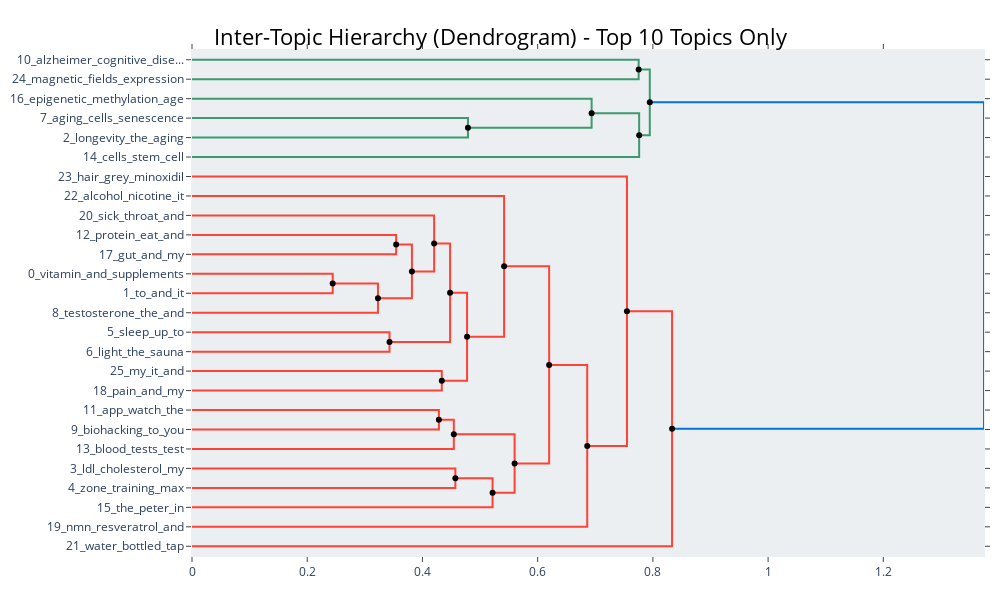

This figure's notebook cell:
### Markdown cell above
# 🌳 STEP 6: Hierarchical Topic Visualization (Top 10 Topics)

This step generates a **dendrogram** (a tree-like diagram) to visually represent the structural relationships between the most popular topics, allowing for the identification of broader, umbrella themes.

* **Goal:** To understand how closely related the topics are by visualizing the clusters in the UMAP space. Closely related topics are merged into larger nodes, forming a hierarchy.
* **Topic Selection:** The visualization is explicitly **filtered** to include only the **Top 10 largest topics** (based on document count), ensuring the dendrogram is clear and focuses on the most voluminous discussions.
* **Process:**
    1.  The `hierarchical_topics` are computed using **topic embeddings** to calculate inter-topic distances.
    2.  The `visualize_hierarchy` function then plots these relationships.
* **Interpretation:** Clusters that branch off together represent sub-topics belonging to a common, overarching theme (e.g., *ldl\_cholesterol* and *statins\_risk* might merge under the theme of **Cardiovascular Health**).

### Code cell
# ====================================================================
# === STEP 6: HIERARCHICAL TOPIC VISUALIZATION (Top 10 Topics) ===
# ====================================================================

import plotly.figure_factory as ff
import pandas as pd
import numpy as np
import plotly.offline as py

print("🌳 Generating Hierarchical Topic Structure for only the TOP 10 Topics...")
# --- 1. Identify Top 10 Topics ---
# Get topic info, exclude outlier (-1), and sort by Count
df_topic_sizes = topic_model.get_topic_info().query("Topic != -1").sort_values("Count", ascending=False)
top_10_topic_ids = df_topic_sizes["Topic"].head(80).tolist()
top_10_topic_names = df_topic_sizes[["Topic", "Name"]].head(10).to_markdown(index=False)

print(f"Using the following Top 10 Topics for visualization:\n{top_10_topic_names}")

# --- 2. Compute Hierarchical Topics (on all docs, but we will filter the visualization) ---
# It's generally best to compute the hierarchy on all topics first.
hierarchical_topics = topic_model.hierarchical_topics(docs)
print(f"✅ Hierarchical topics computed.")


# --- 3. Visualize the Dendrogram, filtering for Top 10 ---
fig_hierarchy = topic_model.visualize_hierarchy(
    hierarchical_topics=hierarchical_topics,
    topics=top_10_topic_ids,  # <--- KEY CHANGE: Filter to only the Top 10 IDs
    custom_labels=False,
    width=1000,
    height=800
)

# Customizing the title and layout
fig_hierarchy.update_layout(
    title={
        'text': "Inter-Topic Hierarchy (Dendrogram) - Top 10 Topics Only",
        'y':0.95,
        'x':0.5,
        'xanchor': 'center',
        'yanchor': 'top'
    },
    margin=dict(l=10, r=10, t=50, b=10)
)

fig_hierarchy.show()

print("\n✅ Hierarchical topic visualization for Top 10 topics generated.")

### Figure 1 — Plotly figure (JSON) as saved in the notebook; plotly's stock layout.template omitted (floating-point values rounded to 4 significant figures)
{"data": [{"hoverinfo": "text", "marker": {"color": "rgb(61,153,112)"}, "mode": "lines", "text": ["alzheimer_cognitive_disease_amyloid_in", "", "", "sick_throat_and_immune_to"], "x": [0.0, 0.7753, 0.7753, 0.0], "xaxis": "x", "y": [-5.0, -5.0, -15.0, -15.0], "yaxis": "y", "type": "scatter"}, {"hoverinfo": "text", "marker": {"color": "rgb(61,153,112)"}, "mode": "lines", "text": ["aging_cells_senescence_in_of", "", "", "longevity_the_aging_link_of"], "x": [0.0, 0.479, 0.479, 0.0], "xaxis": "x", "y": [-35.0, -35.0, -45.0, -45.0], "yaxis": "y", "type": "scatter"}, {"hoverinfo": "text", "marker": {"color": "rgb(61,153,112)"}, "mode": "lines", "text": ["epigenetic_methylation_age_aging_dna", "", "", "longevity_aging_the_of_in"], "x": [0.0, 0.6937, 0.6937, 0.479], "xaxis": "x", "y": [-25.0, -25.0, -40.0, -40.0], "yaxis": "y", "type": "scatter"}, {"hoverinfo": "text", "marker": {"color": "rgb(61,153,112)"}, "mode": "lines", "text": ["aging_longevity_the_of_in", "", "", "protein_eat_and_to_calories"], "x": [0.6937, 0.7762, 0.7762, 0.0], "xaxis": "x", "y": [-32.5, -32.5, -55.0, -55.0], "yaxis": "y", "type": "scatter"}, {"hoverinfo": "text", "marker": {"color": "rgb(61,153,112)"}, "mode": "lines", "text": ["aging_longevity_the_of_in", "", "", "protein_eat_and_to_calories"], "x": [0.7753, 0.7946, 0.7946, 0.7762], "xaxis": "x", "y": [-10.0, -10.0, -43.75, -43.75], "yaxis": "y", "type": "scatter"}, {"hoverinfo": "text", "marker": {"color": "rgb(255,65,54)"}, "mode": "lines", "text": ["blood_tests_test_to_for", "", "", "gut_and_my_to_it"], "x": [0.0, 0.3544, 0.3544, 0.0], "xaxis": "x", "y": [-95.0, -95.0, -105.0, -105.0], "yaxis": "y", "type": "scatter"}, {"hoverinfo": "text", "marker": {"color": "rgb(255,65,54)"}, "mode": "lines", "text": ["vitamin_and_supplements_to_take", "", "", "to_and_it_my_the"], "x": [0.0, 0.2442, 0.2442, 0.0], "xaxis": "x", "y": [-115.0, -115.0, -125.0, -125.0], "yaxis": "y", "type": "scatter"}, {"hoverinfo": "text", "marker": {"color": "rgb(255,65,54)"}, "mode": "lines", "text": ["and_to_it_my_of", "", "", "testosterone_the_and_my_to"], "x": [0.2442, 0.3228, 0.3228, 0.0], "xaxis": "x", "y": [-120.0, -120.0, -135.0, -135.0], "yaxis": "y", "type": "scatter"}, {"hoverinfo": "text", "marker": {"color": "rgb(255,65,54)"}, "mode": "lines", "text": ["and_to_it_my_of", "", "", "and_to_my_the_of"], "x": [0.3544, 0.3817, 0.3817, 0.3228], "xaxis": "x", "y": [-100.0, -100.0, -127.5, -127.5], "yaxis": "y", "type": "scatter"}, {"hoverinfo": "text", "marker": {"color": "rgb(255,65,54)"}, "mode": "lines", "text": ["hair_grey_minoxidil_and_balding", "", "", "and_to_my_the_of"], "x": [0.0, 0.4203, 0.4203, 0.3817], "xaxis": "x", "y": [-85.0, -85.0, -113.8, -113.8], "yaxis": "y", "type": "scatter"}, {"hoverinfo": "text", "marker": {"color": "rgb(255,65,54)"}, "mode": "lines", "text": ["sleep_up_to_and_the", "", "", "light_the_sauna_to_red"], "x": [0.0, 0.3428, 0.3428, 0.0], "xaxis": "x", "y": [-145.0, -145.0, -155.0, -155.0], "yaxis": "y", "type": "scatter"}, {"hoverinfo": "text", "marker": {"color": "rgb(255,65,54)"}, "mode": "lines", "text": ["sleep_up_to_and_the", "", "", "sleep_the_light_to_and"], "x": [0.4203, 0.448, 0.448, 0.3428], "xaxis": "x", "y": [-99.38, -99.38, -150.0, -150.0], "yaxis": "y", "type": "scatter"}, {"hoverinfo": "text", "marker": {"color": "rgb(255,65,54)"}, "mode": "lines", "text": ["alcohol_nicotine_it_the_drinking", "", "", "pain_and_my_have_for"], "x": [0.0, 0.4336, 0.4336, 0.0], "xaxis": "x", "y": [-165.0, -165.0, -175.0, -175.0], "yaxis": "y", "type": "scatter"}, {"hoverinfo": "text", "marker": {"color": "rgb(255,65,54)"}, "mode": "lines", "text": ["alcohol_nicotine_it_the_drinking", "", "", "pain_and_my_have_for"], "x": [0.448, 0.4775, 0.4775, 0.4336], "xaxis": "x", "y": [-124.7, -124.7, -170.0, -170.0], "yaxis": "y", "type": "scatter"}, {"hoverinfo": "text", "marker": {"color": "rgb(255,65,54)"}, "mode": "lines", "text": ["water_bottled_tap_plastic_microplastics", "", "", "pain_and_my_have_for"], "x": [0.0, 0.5417, 0.5417, 0.4775], "xaxis": "x", "y": [-75.0, -75.0, -147.3, -147.3], "yaxis": "y", "type": "scatter"}, {"hoverinfo": "text", "marker": {"color": "rgb(255,65,54)"}, "mode": "lines", "text": ["app_watch_the_to_you", "", "", "biohacking_to_you_and_the"], "x": [0.0, 0.4286, 0.4286, 0.0], "xaxis": "x", "y": [-185.0, -185.0, -195.0, -195.0], "yaxis": "y", "type": "scatter"}, {"hoverinfo": "text", "marker": {"color": "rgb(255,65,54)"}, "mode": "lines", "text": ["to_you_biohacking_the_and", "", "", "cells_stem_cell_the_aged"], "x": [0.4286, 0.4545, 0.4545, 0.0], "xaxis": "x", "y": [-190.0, -190.0, -205.0, -205.0], "yaxis": "y", "type": "scatter"}, {"hoverinfo": "text", "marker": {"color": "rgb(255,65,54)"}, "mode": "lines", "text": ["ldl_cholesterol_my_apob_dl", "", "", "zone_training_max_to_the"], "x": [0.0, 0.4571, 0.4571, 0.0], "xaxis": "x", "y": [-215.0, -215.0, -225.0, -225.0], "yaxis": "y", "type": "scatter"}, {"hoverinfo": "text", "marker": {"color": "rgb(255,65,54)"}, "mode": "lines", "text": ["zone_my_to_the_and", "", "", "the_peter_in_of_and"], "x": [0.4571, 0.5217, 0.5217, 0.0], "xaxis": "x", "y": [-220.0, -220.0, -235.0, -235.0], "yaxis": "y", "type": "scatter"}, {"hoverinfo": "text", "marker": {"color": "rgb(255,65,54)"}, "mode": "lines", "text": ["zone_my_to_the_and", "", "", "zone_the_my_to_and"], "x": [0.4545, 0.56, 0.56, 0.5217], "xaxis": "x", "y": [-197.5, -197.5, -227.5, -227.5], "yaxis": "y", "type": "scatter"}, {"hoverinfo": "text", "marker": {"color": "rgb(255,65,54)"}, "mode": "lines", "text": ["zone_my_to_the_and", "", "", "zone_the_my_to_and"], "x": [0.5417, 0.62, 0.62, 0.56], "xaxis": "x", "y": [-111.2, -111.2, -212.5, -212.5], "yaxis": "y", "type": "scatter"}, {"hoverinfo": "text", "marker": {"color": "rgb(255,65,54)"}, "mode": "lines", "text": ["zone_my_to_the_and", "", "", "nmn_resveratrol_and_in_nad"], "x": [0.62, 0.6861, 0.6861, 0.0], "xaxis": "x", "y": [-161.8, -161.8, -245.0, -245.0], "yaxis": "y", "type": "scatter"}, {"hoverinfo": "text", "marker": {"color": "rgb(255,65,54)"}, "mode": "lines", "text": ["my_it_and_mg_to", "", "", "nmn_resveratrol_and_in_nad"], "x": [0.0, 0.755, 0.755, 0.6861], "xaxis": "x", "y": [-65.0, -65.0, -203.4, -203.4], "yaxis": "y", "type": "scatter"}, {"hoverinfo": "text", "marker": {"color": "rgb(255,65,54)"}, "mode": "lines", "text": ["my_it_and_mg_to", "", "", "magnetic_fields_expression_mitochondrial_nad"], "x": [0.755, 0.8333, 0.8333, 0.0], "xaxis": "x", "y": [-134.2, -134.2, -255.0, -255.0], "yaxis": "y", "type": "scatter"}, {"hoverinfo": "text", "marker": {"color": "rgb(0,116,217)"}, "mode": "lines", "text": ["my_it_and_mg_to", "", "", "magnetic_fields_expression_mitochondrial_nad"], "x": [0.7946, 1.375, 1.375, 0.8333], "xaxis": "x", "y": [-26.88, -26.88, -194.6, -194.6], "yaxis": "y", "type": "scatter"}, {"hoverinfo": "text", "hovertext": ["aging_longevity_the_of_in", "aging_longevity_the_of_in", "and_to_it_my_of", "and_to_it_my_of", "sleep_up_to_and_the", "alcohol_nicotine_it_the_drinking", "to_you_biohacking_the_and", "zone_my_to_the_and", "zone_my_to_the_and", "zone_my_to_the_and", "zone_my_to_the_and", "my_it_and_mg_to", "my_it_and_mg_to"], "marker": {"color": "black"}, "mode": "markers", "showlegend": false, "x": [0.6937, 0.7753, 0.2442, 0.3544, 0.4203, 0.448, 0.4286, 0.4571, 0.4545, 0.5417, 0.62, 0.755, 0.7946], "y": [-32.5, -10.0, -120.0, -100.0, -99.38, -124.7, -190.0, -220.0, -197.5, -111.2, -161.8, -134.2, -26.88], "type": "scatter"}, {"hoverinfo": "text", "hovertext": ["longevity_aging_the_of_in", "protein_eat_and_to_calories", "and_to_my_the_of", "and_to_my_the_of", "sleep_the_light_to_and", "pain_and_my_have_for", "pain_and_my_have_for", "zone_the_my_to_and", "zone_the_my_to_and", "nmn_resveratrol_and_in_nad", "magnetic_fields_expression_mitochondrial_nad"], "marker": {"color": "black"}, "mode": "markers", "showlegend": false, "x": [0.479, 0.7762, 0.3228, 0.3817, 0.3428, 0.4336, 0.4775, 0.5217, 0.56, 0.6861, 0.8333], "y": [-40.0, -43.75, -127.5, -113.8, -150.0, -170.0, -147.3, -227.5, -212.5, -203.4, -194.6], "type": "scatter"}], "layout": {"autosize": false, "height": 590, "hovermode": "closest", "showlegend": false, "width": 1000, "xaxis": {"mirror": "allticks", "rangemode": "tozero", "showgrid": false, "showline": true, "showticklabels": true, "ticks": "outside", "type": "linear", "zeroline": false}, "yaxis": {"mirror": "allticks", "rangemode": "tozero", "showgrid": false, "showline": true, "showticklabels": true, "tickmode": "array", "ticks": "outside", "ticktext": ["10_alzheimer_cognitive_dise...", "24_magnetic_fields_expression", "16_epigenetic_methylation_age", "7_aging_cells_senescence", "2_longevity_the_aging", "14_cells_stem_cell", "23_hair_grey_minoxidil", "22_alcohol_nicotine_it", "20_sick_throat_and", "12_protein_eat_and", "17_gut_and_my", "0_vitamin_and_supplements", "1_to_and_it", "8_testosterone_the_and", "5_sleep_up_to", "6_light_the_sauna", "25_my_it_and", "18_pain_and_my", "11_app_watch_the", "9_biohacking_to_you", "13_blood_tests_test", "3_ldl_cholesterol_my", "4_zone_training_max", "15_the_peter_in", "19_nmn_resveratrol_and", "21_water_bottled_tap"], "tickvals": [-5.0, -15.0, -25.0, -35.0, -45.0, -55.0, -65.0, -75.0, -85.0, -95.0, -105.0, -115.0, -125.0, -135.0, -145.0, -155.0, -165.0, -175.0, -185.0, -195.0, -205.0, -215.0, -225.0, -235.0, -245.0, -255.0], "type": "linear", "zeroline": false, "range": [-260.0, 0.0]}, "title": {"font": {"size": 22, "color": "Black"}, "text": "Inter-Topic Hierarchy (Dendrogram) - Top 10 Topics Only", "x": 0.5, "xanchor": "center", "yanchor": "top", "y": 0.95}, "hoverlabel": {"font": {"size": 16, "family": "Rockwell"}, "bgcolor": "white"}, "plot_bgcolor": "#ECEFF1", "margin": {"l": 10, "r": 10, "t": 50, "b": 10}}}
